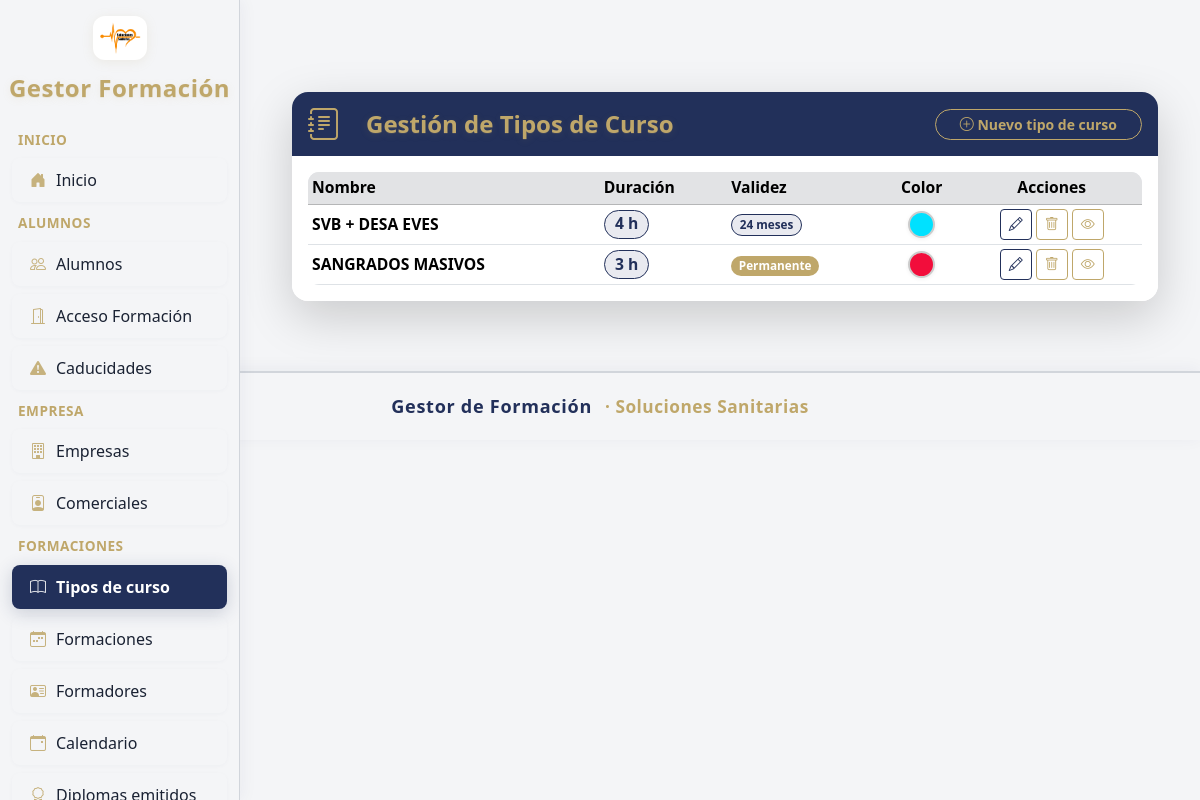
Page /tipo_curso/ on the committed database.
### mi_plataforma_formacion_app/models/tipo_curso.py (models this page shows)
class TipoCurso(db.Model):
    __tablename__ = 'tipo_curso'
    id            = db.Column(db.Integer, primary_key=True)
    nombre        = db.Column(db.String(128), nullable=False)
    duracion_horas= db.Column(db.Integer)
    temario       = db.Column(db.Text)
    objetivos     = db.Column(db.Text)
    pdf_temario   = db.Column(db.String(255))
    pdf_objetivos = db.Column(db.String(255))
    validez_meses = db.Column(db.Integer, nullable=False, default=0)
    color = db.Column(db.String(20), default="#FFA500")
    requiere_renovacion = db.Column(db.Boolean, nullable=False, default=False)
    formaciones   = db.relationship('Formacion', backref='tipo_curso', lazy=True)
    formadores    = db.relationship('Formador', secondary=formador_tipo_curso, back_populates='tipos_curso')
    examen_modelo_id = db.Column(db.Integer, db.ForeignKey('examen_modelo.id'))
    examen_modelo = db.relationship('ExamenModelo', back_populates='tipos_curso')
    plantilla_diploma_id = db.Column(db.Integer, db.ForeignKey('plantilla_diploma.id'), nullable=True)
    plantilla_acta_id = db.Column(db.Integer, db.ForeignKey('plantilla_acta.id'), nullable=True)

### mi_plataforma_formacion_app/blueprints/tipo_curso/routes.py (the view)
@tipo_curso_bp.route('/')
def gestion_tipo_curso():
    tipos = TipoCurso.query.all()
    return render_template('tipo_curso/gestion_tipo_curso.html', tipos=tipos)

### mi_plataforma_formacion_app/blueprints/alumnos/routes.py (called while the page is built)
@alumnos_bp.app_context_processor
def inject_buscar_diploma_pdf():
    return dict(buscar_diploma_pdf=buscar_diploma_pdf)

### mi_plataforma_formacion_app/templates/tipo_curso/gestion_tipo_curso.html (shortened to what this page needs)
{% extends "base.html" %}
{% block content %}
<div class="container-lg">
  <div class="card shadow-lg border-0 mt-4" style="border-radius:1rem; max-width:900px; margin:auto;">
    <div class="card-header d-flex align-items-center gap-3 py-2" style="background: var(--color-sidebar-active); color: var(--color-sidebar-title); border-top-left-radius: 1rem; border-top-right-radius: 1rem; border-bottom: none; min-height:60px;">
      <i class="bi bi-journal-text" style="font-size:2rem; margin-right:10px; color:var(--color-sidebar-title);"></i>
      <h2 class="mb-0 fw-bold fs-4" style="color:var(--color-sidebar-title); text-shadow:0 2px 8px #bfa76a22,0 1px 0 #bfa76a22;">Gestión de Tipos de Curso</h2>
      <a href="{{ url_for('tipo_curso_bp.crear_tipo_curso') }}" class="btn btn-outline-warning btn-sm rounded-pill px-4 fw-semibold ms-auto" style="border-color:var(--color-accent-gold);color:var(--color-accent-gold);font-weight:600;"><i class="bi bi-plus-circle"></i> Nuevo tipo de curso</a>
    </div>
    <div class="card-body" style="background:#fff; border-bottom-left-radius:1rem; border-bottom-right-radius:1rem;">
      <div class="table-responsive">
        <table class="table table-sm table-hover align-middle mb-0" style="font-size:0.98em; border-radius:0.7rem; overflow:hidden; background:#fff;">
          <thead class="table-secondary sticky-top" style="background:var(--color-sidebar-hover); color:var(--color-sidebar-active);">
            <tr>
              <th>Nombre</th>
              <th>Duración</th>
              <th>Validez</th>
              <th class="text-center">Color</th>
              <th class="text-center">Acciones</th>
            </tr>
          </thead>
          <tbody>
            {% for tipo in tipos %}
            <tr>
              <td><span class="fw-semibold">{{ tipo.nombre }}</span></td>
              <td><span class="badge" style="background:var(--color-sidebar-hover);color:var(--color-sidebar-active);font-size:1em;border:1.5px solid var(--color-sidebar-active);border-radius:1em;">{{ tipo.duracion_horas }} h</span></td>
              <td>
                {% if tipo.validez_meses == 0 %}
                  <span class="badge" style="background:var(--color-accent-gold);color:#fff;font-weight:600;border-radius:1em;">Permanente</span>
                {% else %}
                  <span class="badge" style="background:var(--color-sidebar-hover);color:var(--color-sidebar-active);border:1.5px solid var(--color-sidebar-active);border-radius:1em;">{{ tipo.validez_meses }} meses</span>
                {% endif %}
              </td>
              <td class="text-center">
                <span style="display:inline-block; width:1.7em; height:1.7em; border-radius:100%; background:{{ tipo.color }}; border:2px solid #ccc; vertical-align:middle; box-shadow:0 1px 4px #0001;"></span>
              </td>
              <td class="text-center d-flex flex-wrap gap-1 justify-content-center">
                <a href="{{ url_for('tipo_curso_bp.editar_tipo_curso', id=tipo.id) }}" class="btn btn-outline-primary btn-sm" style="border-color:var(--color-btn-navy);color:var(--color-btn-navy);font-weight:600;" title="Editar">
                  <i class="bi bi-pencil"></i>
                </a>
                <form action="{{ url_for('tipo_curso_bp.borrar_tipo_curso', id=tipo.id) }}" method="POST" style="display:inline;" onsubmit="return confirm('¿Seguro que quieres borrar este tipo de curso?');">
                  <button class="btn btn-outline-danger btn-sm" style="border-color:var(--color-accent-gold);color:var(--color-accent-gold);font-weight:600;" title="Borrar"><i class="bi bi-trash"></i></button>
                </form>
                <button type="button" class="btn btn-outline-secondary btn-sm" style="border-color:var(--color-btn-gold);color:var(--color-btn-gold);font-weight:600;" onclick="cargarVistaPrevia({{ tipo.id }})" title="Vista previa">
                  <i class="bi bi-eye"></i>
                </button>
              </td>
            </tr>
            {% endfor %}
          </tbody>
        </table>
      </div>
    </div>
  </div>
</div>
{% endblock %}

### mi_plataforma_formacion_app/templates/base.html (style rules this page uses)
:root { --color-sidebar-bg: #f4f5f7; --color-sidebar-border: #d1d5db; --color-sidebar-text: #1a2233; --color-sidebar-hover: #e9eaf0; --color-sidebar-active: #22305a; --color-sidebar-active-text: #fff; --color-sidebar-title: #bfa76a; --color-sidebar-icon: #bfa76a; --color-accent-gold: #bfa76a; --color-card-bg: #fff; --color-btn-gold: #bfa76a; --color-btn-navy: #22305a; }
body { font-family: 'Segoe UI', sans-serif; background-color: #f4f5f7; margin: 0; padding: 0; color: var(--color-sidebar-text); }

### rows in the picture
TipoCurso: nombre "SVB + DESA EVES", duracion_horas "4", validez_meses "24"
TipoCurso: nombre "SANGRADOS MASIVOS", duracion_horas "3", validez_meses "Permanente"
